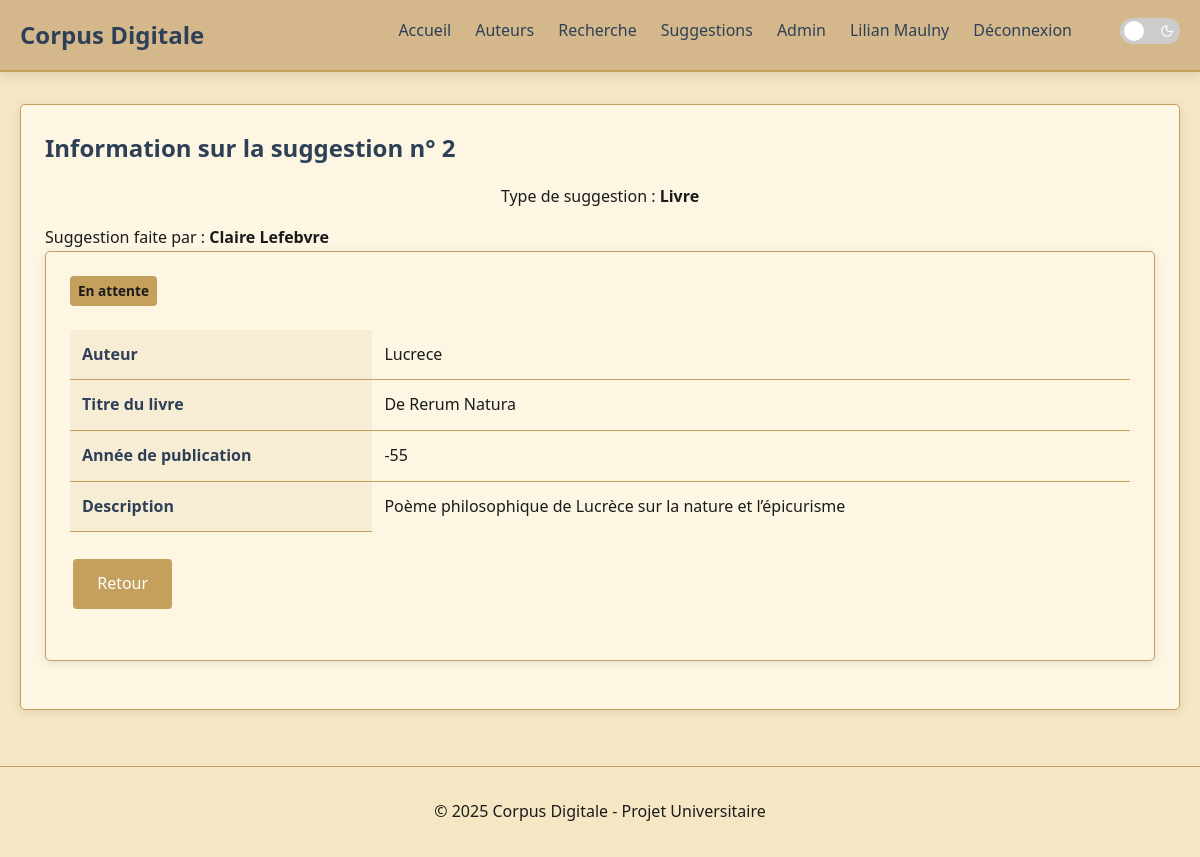
/suggestions/2/view (signed in), run on the app's committed database.
### tables this page shows
CREATE TABLE suggestions (
    suggestion_id INTEGER PRIMARY KEY AUTO_INCREMENT,
    user_id INTEGER NOT NULL,
    suggestion_type VARCHAR(20) NOT NULL,
    status VARCHAR(20) NOT NULL DEFAULT 'pending',
    admin_notes TEXT,
    reviewed_by INTEGER,
    FOREIGN KEY (user_id) REFERENCES users(user_id),
    FOREIGN KEY (reviewed_by) REFERENCES users(user_id)
);

CREATE TABLE users (
    user_id INTEGER PRIMARY KEY AUTO_INCREMENT,
    username VARCHAR(50) NOT NULL,
    email VARCHAR(100) NOT NULL UNIQUE,
    password VARCHAR(255) NOT NULL,
    is_admin BOOLEAN NOT NULL DEFAULT FALSE
);

CREATE TABLE authors (
    author_id INTEGER PRIMARY KEY AUTO_INCREMENT,
    name VARCHAR(100) NOT NULL,
    url_name VARCHAR(100) NOT NULL UNIQUE,
    image LONGBLOB DEFAULT NULL,
    birth_year INTEGER,
    death_year INTEGER,
    biography TEXT
);

CREATE TABLE book_suggestions (
    suggestion_id INTEGER PRIMARY KEY,
    author_id INTEGER NOT NULL,
    title VARCHAR(255) NOT NULL,
    url_title VARCHAR(255) NOT NULL,
    publication_year INTEGER,
    description TEXT,
    FOREIGN KEY (author_id) REFERENCES authors(author_id),
    FOREIGN KEY (suggestion_id) REFERENCES suggestions(suggestion_id)
);

### includes/utils.php (called while the page is built, shortened)
<?php
function h($text): string {
    return htmlspecialchars($text, ENT_QUOTES, 'UTF-8');
}

### content/suggestions/view.php (the view, shortened to what this page needs)
<?php
include 'includes/header.php';
$user = $_SESSION['user'];
$errorMessages = $_SESSION['error_messages'] ?? [];
$from = $_SESSION['from'] ?? '';
try {
    $connection = getDbConnection();
    $stmt = $connection->prepare('
        SELECT s.suggestion_id, s.user_id, u.username as creator, s.suggestion_type, s.status, s.admin_notes, r.username as reviewed_by
        FROM suggestions s
        LEFT JOIN users r ON s.reviewed_by = r.user_id
        LEFT JOIN users u ON s.user_id = u.user_id
        WHERE s.suggestion_id = :id
    ');
    $stmt->execute(['id' => $suggestionId]);
    $suggestion = $stmt->fetch();
    $suggestionType = $suggestion['suggestion_type'];
    $stmt = null;
    if ($suggestionType === 'author') {
        $stmt = $connection->prepare('
            SELECT author_name, birth_year, death_year, biography, author_image
            FROM author_suggestions
            WHERE suggestion_id = :id
        ');
    } elseif ($suggestionType === 'book') {
        $stmt = $connection->prepare('
            SELECT author_id, title, publication_year, description
            FROM book_suggestions
            WHERE suggestion_id = :id
        ');
    } elseif ($suggestionType === 'chapter') {
        $stmt = $connection->prepare('
            SELECT book_id, title, chapter_number, content
            FROM chapter_suggestions
            WHERE suggestion_id = :id
        ');
    } else {
        throw new Exception("Type de suggestion non reconnu");
    }
    $stmt->execute(['id' => $suggestionId]);
    $suggestionData = $stmt->fetch(PDO::FETCH_ASSOC);
    $authors = $connection->query('SELECT author_id, name FROM authors ORDER BY name')->fetchAll();
} catch (Exception $e) {
    $errorMessages[] = "Erreur : " . $e->getMessage();
    $suggestion = null;
    $suggestionType = '';
    $suggestionData = [];
    $authors = [];
    $books = [];
}
$typeLabels = [
    'author' => 'Auteur',
    'book' => 'Livre',
    'chapter' => 'Chapitre'
];
?>
<div class="container">
    <div class="card">
        <h2 class="card-title">Information sur la suggestion n° <?php echo h($suggestionId); ?></h2>
        <?php if ($suggestion): ?>
            <div class="suggestion-type-info">
                <p>Type de suggestion : <strong><?php echo $typeLabels[$suggestionType] ?? $suggestionType; ?></strong></p>
            </div>
            <?php if ($user['is_admin'] && $suggestion['user_id'] !== $user['id']): ?>
                <div class="suggestion-author-info">
                    <p>Suggestion faite par : <strong><?php echo h($suggestion['creator']); ?></strong></p>
                </div>
            <?php endif; ?>
            <div>
                <div class="card">
                    <div class="suggestion-status">
                        <span class="badge <?php
                        $status = $suggestion['status'];
                        if ($status === 'approved') {
                            echo 'badge-success';
                        } elseif ($status === 'rejected') {
                            echo 'badge-danger';
                        } else {
                            echo 'badge-warning';
                        }
                        ?>">
                            <?php
                            if ($status === 'approved') {
                                echo 'Approuvée';
                            } elseif ($status === 'rejected') {
                                echo 'Rejetée';
                            } else {
                                echo 'En attente';
                            }
                            ?>
                        </span>
                    </div>
                <?php if ($suggestionType === 'author'): ?>
                    <div class="table-container">
                        <div class="form-group">
                            <label for="author_image">Image de l'auteur</label>
                            <?php if (!empty($suggestionData['author_image'])): ?>
                                <div class="current-image">
                                    <img alt="Image actuelle" class="author-thumbnail">
                                    <p>Image actuelle</p>
                                </div>
                            <?php endif; ?>
                        </div>
                        <table class="table mt-4">
                            <tr>
                                <th>Nom de l'auteur</th>
                                <td><?php echo h($suggestionData['author_name'] ?? ''); ?></td>
                            </tr>
                            <tr>
                                <th>Année de naissance</th>
                                <td><?php echo h($suggestionData['birth_year'] ?? 'Non spécifiée'); ?></td>
                            </tr>
                            <tr>
                                <th>Année de décès</th>
                                <td><?php echo h($suggestionData['death_year'] ?? 'Non spécifiée'); ?></td>
                            </tr>
                            <tr>
                                <th>Biographie</th>
                                <td><?php echo nl2br(h($suggestionData['biography'] ?? '')); ?></td>
                            </tr>
                            <?php if ($suggestion['admin_notes']): ?>
                                <tr>
                                    <th>Examen (effectué par <?php echo h($suggestion['reviewed_by']); ?>)</th>
                                    <td><?php echo nl2br(h($suggestion['admin_notes'])); ?></td>
                                </tr>
                            <?php endif; ?>
                        </table>
                    </div>
                    <div class="form-group">
                        <?php if ($suggestion['status'] === 'pending' && !$user['is_admin']): ?>
                            <a href="/suggestions/edit/<?php echo $suggestionId; ?>" class="btn">Modifier</a>
                        <?php endif; ?>
                        <?php if ($from === 'admin'): ?>
                            <a href="/admin/suggestions" class="btn btn-secondary">Retour à la gestion</a>
                        <?php else: ?>
                            <a href="/suggestions/my/suggestions" class="btn btn-secondary">Retour</a>
                        <?php endif; ?>
                    </div>
                <?php elseif ($suggestionType === 'book'): ?>
                    <div class="table-container">
                        <table class="table mt-4">
                            <tr>
                                <th>Auteur</th>
                                <td>
                                    <?php
                                    $authorName = '';
                                    foreach ($authors as $author) {
                                        if ($author['author_id'] == ($suggestionData['author_id'] ?? '')) {
                                            $authorName = h($author['name']);
                                            break;
                                        }
                                    }
                                    echo $authorName;
                                    ?>
                                </td>
                            </tr>
                            <tr>
                                <th>Titre du livre</th>
                                <td><?php echo h($suggestionData['title'] ?? ''); ?></td>
                            </tr>
                            <tr>
                                <th>Année de publication</th>
                                <td><?php echo h($suggestionData['publication_year'] ?? 'Non spécifiée'); ?></td>
                            </tr>
                            <tr>
                                <th>Description</th>
                                <td><?php echo nl2br(h($suggestionData['description'] ?? '')); ?></td>
                            </tr>
                        </table>
                    </div>
                    <div class="form-group">
                        <?php if ($from === 'admin'): ?>
                            <a href="/admin/suggestions" class="btn btn-secondary">Retour à la gestion</a>
                        <?php else: ?>
                            <a href="/suggestions/my/suggestions" class="btn btn-secondary">Retour</a>
                        <?php endif; ?>
                    </div>
                </div>
                <?php endif; ?>
            </div>
        <?php endif; ?>
    </div>
</div>
<?php include 'includes/footer.php'; ?>

### router.php (shortened to what this page needs)
<?php
$requestUri = $_SERVER['REQUEST_URI'];
class Router {
    private $routes = [];
    public function addRoute(string $method, string $path, $handler): Router {
        $this->routes[] = [
            'method' => $method,
            'path' => $path,
            'handler' => $handler
        ];
        return $this;
    }
    public function setNotFoundHandler(callable $handler): Router {
        return $this;
    }
    public function handleRequest(string $requestMethod, string $requestPath): bool {
        try {
            $requestPath = parse_url($requestPath, PHP_URL_PATH);
            $requestPath = trim($requestPath, '/');
            foreach ($this->routes as $route) {
                $pattern = $this->convertRouteToPattern($route['path']);
                if (preg_match($pattern, $requestPath, $matches)) {
                    array_shift($matches);
                    return $this->executeHandler($route['handler'], $matches);
                }
            }
            return false;
        } catch (Throwable $e) {
            header("HTTP/1.0 500 Internal Server Error");
            ob_clean();
            if (isset($_SERVER['HTTP_ACCEPT']) && strpos($_SERVER['HTTP_ACCEPT'], 'application/json') !== false) {
                header('Content-Type: application/json');
                echo json_encode(['error' => 'Internal Server Error', 'message' => $e->getMessage()]);
            } else {
                ob_clean();
                include "errors/500.php";
            }
            return false;
        }
    }
    private function convertRouteToPattern(string $route): string {
        $route = preg_replace('~\{([^/]+)}~', '([^/]+)', $route);
        return '~^' . $route . '$~';
    }
    private function executeHandler($handler, array $params = []): bool {
        if (is_callable($handler)) {
            return $handler(...$params) !== false;
        } elseif (is_string($handler) && file_exists($handler)) {
            extract($params, EXTR_SKIP);
            include $handler;
            return true;
        } elseif (is_array($handler) && count($handler) === 2) {
            $file = $handler[0];
            $variables = $handler[1];
            foreach ($variables as $key => $value) {
                if (is_string($value) && substr($value,0, 1) === '$') {
                    $index = (int)substr($value, 1) - 1;
                    if (isset($params[$index])) {
                        $variables[$key] = $params[$index];
                    }
                }
            }
            extract($variables, EXTR_SKIP);
            require $file;
            return true;
        }
        return false;
    }
}
$router = new Router();
$router->addRoute('GET', '', 'index.php')
    ->addRoute('GET', 'index', 'index.php')
    ->addRoute('GET', 'index.php', 'index.php')
    ->addRoute('GET', 'search', 'research/search.php')
    ->addRoute('GET', 'authors', 'research/authors.php')
    ->addRoute('GET', 'authors/{author}', ['content/author.php', ['author' => '$1']])
    ->addRoute('GET', 'authors/{author}/books/{book}', ['content/book.php', ['author' => '$1', 'book' => '$2']])
    ->addRoute('GET', 'authors/{author}/books/{book}/chapters/{chapter}', ['content/chapter.php', ['author' => '$1', 'book' => '$2', 'chapter' => '$3']])
    ->addRoute('GET', 'suggestions/suggest', 'content/suggestions/suggest.php')
    ->addRoute('GET', 'suggestions/my/suggestions', 'content/suggestions/my-suggestions.php')
    ->addRoute('GET', 'suggestions/{suggestionId}/view', ['content/suggestions/view.php', ['suggestionId' => '$1']])
    ->addRoute('GET', 'suggestions/{suggestionId}/edit', ['content/suggestions/edit.php', ['suggestionId' => '$1']]);
$router->addRoute('GET', 'auth/login', 'account_related/login.php')
    ->addRoute('POST', 'auth/login', 'account_related/login.php')
    ->addRoute('GET', 'auth/register', 'account_related/register.php')
    ->addRoute('POST', 'auth/register', 'account_related/register.php')
    ->addRoute('GET', 'auth/logout', 'account_related/logout.php')
    ->addRoute('GET', 'account', 'account_related/account.php')
    ->addRoute('POST', 'account', 'account_related/account.php');
$router->addRoute('GET', 'api/authors', function() {
    header('Content-Type: application/json');
    include 'api/authors.php';
})
    ->addRoute('GET', 'api/books', function() {
        header('Content-Type: application/json');
        include 'api/books.php';
    })
    ->addRoute('GET', 'api/search', function() {
        header('Content-Type: application/json');
        include 'api/search.php';
    })
    ->addRoute('POST', 'api/suggest', function() {
        header('Content-Type: application/json');
        include 'api/suggestions/suggest.php';
    })
    ->addRoute('POST', 'api/suggestions/edit', function() {
        header('Content-Type: application/json');
        include 'api/suggestions/edit.php';
    })
    ->addRoute('GET', 'api/suggestion-details', function() {
        header('Content-Type: application/json');
        include 'api/suggestion-details.php';
    })
    ->addRoute('GET', 'api/author-image', function() {
        header('Content-Type: application/json');
        include 'api/author-image.php';
    })
    ->addRoute('POST', 'api/suggestions/approve', function() {
        header('Content-Type: application/json');
        include 'api/suggestions/approve.php';
    })
    ->addRoute('POST', 'api/suggestions/reject', function() {
        header('Content-Type: application/json');
        include 'api/suggestions/reject.php';
    })
    ->addRoute('POST', 'api/suggestions/update-notes', function() {
        header('Content-Type: application/json');
        include 'api/suggestions/updateNotes.php';
    });
$router->addRoute('GET', 'admin/dashboard', 'admin/dashboard.php')
    ->addRoute('GET', 'admin/users', 'admin/users.php')
    ->addRoute('GET', 'admin/suggestions', 'admin/suggestions.php');
$router->setNotFoundHandler(function() {
    header("HTTP/1.0 404 Not Found");
    include 'errors/404.php';
});
$router->handleRequest($_SERVER['REQUEST_METHOD'], $requestUri);

### data on the page
suggestions: suggestion_type "Livre", user.username "Claire Lefebvre"
authors: name "Lucrece"
book_suggestions: title "De Rerum Natura", publication_year "-55", description "Poème philosophique de Lucrèce sur la nature et l’épicurisme"
